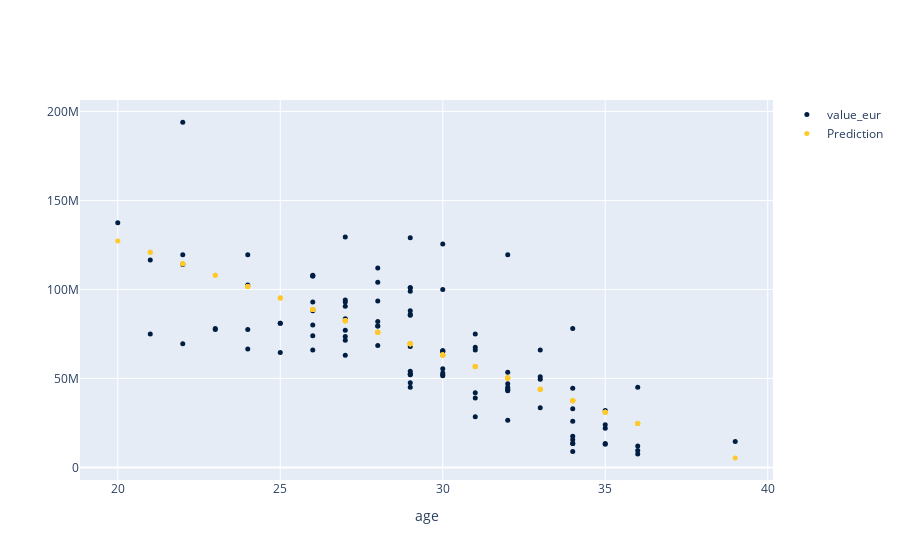

Here is the notebook cell this chart was saved with:
### Markdown cell above
<!-- BEGIN QUESTION -->

**Question 2.8.** Use the `rmse` function you defined along with `minimize` to find the least-squares regression parameters predicting player value from player age. Here's an [example](https://inferentialthinking.com/chapters/15/3/Method_of_Least_Squares.html#numerical-optimization) of using the `minimize` function from the textbook. **(10 points)**

Then set `lsq_slope` and `lsq_intercept` to be the least-squares regression line slope and intercept, respectively.

Finally, create a scatter plot like you did in 2.3 with player age ("age") along the x-axis and both real player value ("value_eur") and predicted player value along the y-axis. **Be sure to use your least-squares regression line to compute the predicted values.** The color of the dots for the real player values should be different from the color for the predicted player values.

*Hint:* Your call to `minimize` will return an array of argument values that minimize the return value of the function passed to `minimize`.

<!--
BEGIN QUESTION
name: q2_8
manual: true
image: true
-->

### Code cell
minimized_parameters = minimize(rmse)
lsq_slope = minimized_parameters[0]
lsq_intercept = minimized_parameters[1]

# This just prints your slope and intercept
print("Slope: {:g} | Intercept: {:g}".format(lsq_slope, lsq_intercept))

fifa_with_lsq_predictions = predict(fifa, 'age', 'value_eur')
fifa_su_again = fifa.select('age', 'value_eur').with_column('Prediction', fifa_with_lsq_predictions)
fifa_su_again.iscatter('age')
